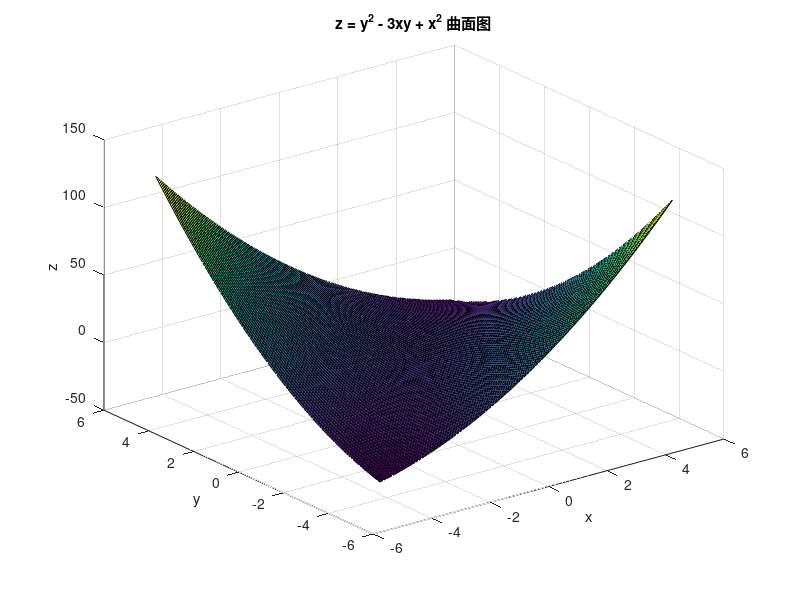

Recreate this plot in MATLAB.
% 定义x, y的取值范围
[x, y] = meshgrid(-5:0.1:5, -5:0.1:5);

% 定义z
z = y.^2 - 3.*x.*y + x.^2;

% 绘制曲面图
figure;
surf(x, y, z);

% 添加标签
xlabel('x');
ylabel('y');
zlabel('z');
title('z = y^2 - 3xy + x^2 曲面图');
